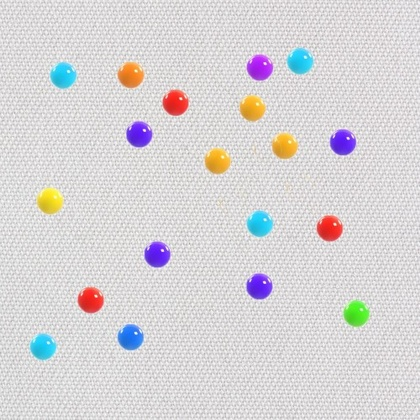
#> input picture img/3red_small.jpg, 420 x 420 px, shrunk from 500 x 500 before the run
$ python ex_2.py
#> lines starting #> are read from the running program, lines starting #| are printed output that depends on the picture; after the words box and inside, x2 and y2 are one past the last pixel; in counts of white or black regions, pixels touching at a corner belong together
import cv2 as cv
import numpy as np
from math import *

file_names = ['img/1red.jpg', 'img/1red_small.jpg','img/3red.jpg', 'img/3red_small.jpg', 'img/5red.jpg', 'img/5red_small.jpg', 'img/nored.jpg', 'img/nored_small.jpg', 'img/size_balls.jpg', 'img/size_balls_small.jpg']
color_limits = [(0, 12), (13, 17), (18, 23), (25, 40), (50, 70), (85, 100), (101, 109), (110, 135), (136, 150)]

def main():

    image_number = int(input('Type image number: '))
#> the answer given: 3
    color_number = int(input('Type color number: '))
#> the answer given: 3

    img = cv.imread(file_names[image_number], 3)
#> img is the input picture: shape (420, 420, 3); mean B, G, R 215, 213.5, 216.3
    hsv = cv.cvtColor(img, cv.COLOR_BGR2HSV)
#> hsv: shape (420, 420, 3); mean H, S, V 122, 13.5, 221.1

    mask = cv.inRange(hsv, (color_limits[color_number][0], 50, 50), (color_limits[color_number][1], 255, 255))
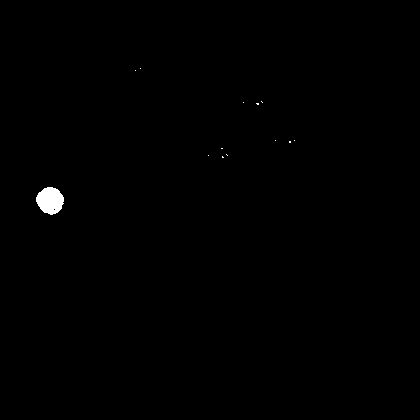
#> mask: shape (420, 420); 0.34% white; 13 white regions (12 under 20 px), largest, box (x1, y1, x2, y2) and area: (36, 187, 64, 215) 576

    kernel = np.ones((7, 7), 'uint8')
    mask = cv.dilate(mask, kernel, iterations = 2)
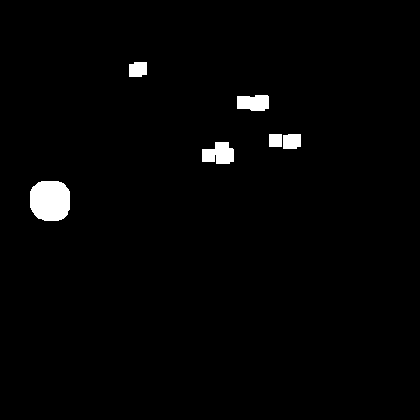
#> mask: shape (420, 420); 1.7% white; 6 white regions, box (x1, y1, x2, y2) and area: (30, 181, 70, 221) 1394, (202, 142, 234, 164) 539, (237, 95, 269, 111) 453, (283, 134, 301, 149) 257, (129, 62, 147, 77) 250, (269, 134, 282, 147) 169
    mask = cv.erode(mask, kernel, iterations = 4)
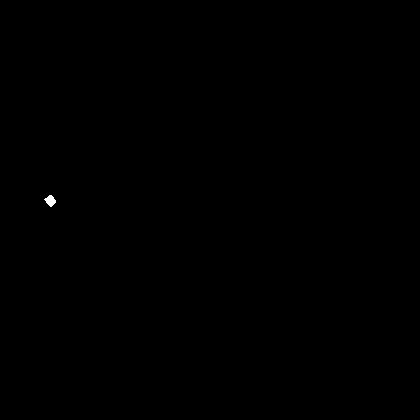
#> mask: shape (420, 420); 0.05% white; 1 white region, box (x1, y1, x2, y2) and area: (44, 195, 56, 207) 86
    mask = cv.dilate(mask, kernel, iterations = 2)
#> mask: shape (420, 420); 0.29% white; 1 white region

    contours, hierarchy = cv.findContours(mask, cv.RETR_TREE, cv.CHAIN_APPROX_SIMPLE)
#> contours = 1 contour; box (x1, y1, x2, y2) and area: (38, 189, 62, 213) 480
    cv.drawContours(img, contours, -1, (0, 255, 0), 2)
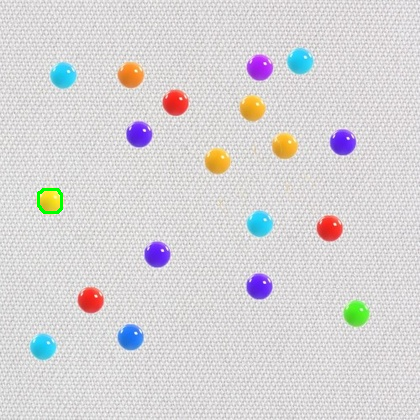
#> img: shape (420, 420, 3); 0.15% of pixels changed, all inside (x1, y1, x2, y2) = (37, 188, 63, 214)

    balls_coordinates = []
    balls_sizes = []

    for line in contours:
        x, y, w, h = cv.boundingRect(line)
        cv.rectangle(img, (x, y), (x + w, y + h), (255, 0, 0), 1)
        balls_coordinates.append((x + w/2, y + h/2))
        balls_sizes.append(round(pi * w/2 * h/2, 1))
#> this loop made 1 pass
#> (x, y, w, h) on pass 1: (38, 189, 24, 24)
#> img: shape (420, 420, 3); 0.05% of pixels changed, all inside (x1, y1, x2, y2) = (38, 189, 63, 214)
#> after the loop, balls_coordinates = [(50, 201)]; balls_sizes = [452.4]

    balls_number = len(contours)
#> balls_number = 1

    print('Quantity of balls:', balls_number)
#| Quantity of balls: 1
    print('Coordinates of balls: ', balls_coordinates)
#| Coordinates of balls:  [(50.0, 201.0)]
    print('Sizes of balls: ', balls_sizes)
#| Sizes of balls:  [452.4]

    if balls_number > 2:

        r_min = sqrt(img.shape[0] ** 2 + img.shape[1] ** 2)
        r_max = 0

        for i in range(balls_number):
            x1, y1 = balls_coordinates[i][0], balls_coordinates[i][1]
            for j in range(i+1, balls_number):
                x2, y2 = balls_coordinates[j][0], balls_coordinates[j][1]
                r = round(sqrt((x2 - x1) ** 2 + (y2 - y1) ** 2), 1)
                if r < r_min:
                    r_min = r
                    x_min_1, y_min_1 = int(x1), int(y1)
                    x_min_2, y_min_2 = int(x2), int(y2)
                if r > r_max:
                    r_max = r
                    x_max_1, y_max_1 = int(x1), int(y1)
                    x_max_2, y_max_2 = int(x2), int(y2)

        cv.line(img, (x_min_1, y_min_1), (x_min_2, y_min_2), [255, 0, 0], 2)
        cv.line(img, (x_max_1, y_max_1), (x_max_2, y_max_2), [255, 0, 0], 2)

        print('Minimal distance: ', r_min)
        print('Maximal distance: ', r_max)

    cv.imshow('Img', img)
    cv.waitKey(0)

if __name__ == "__main__":
    main()
